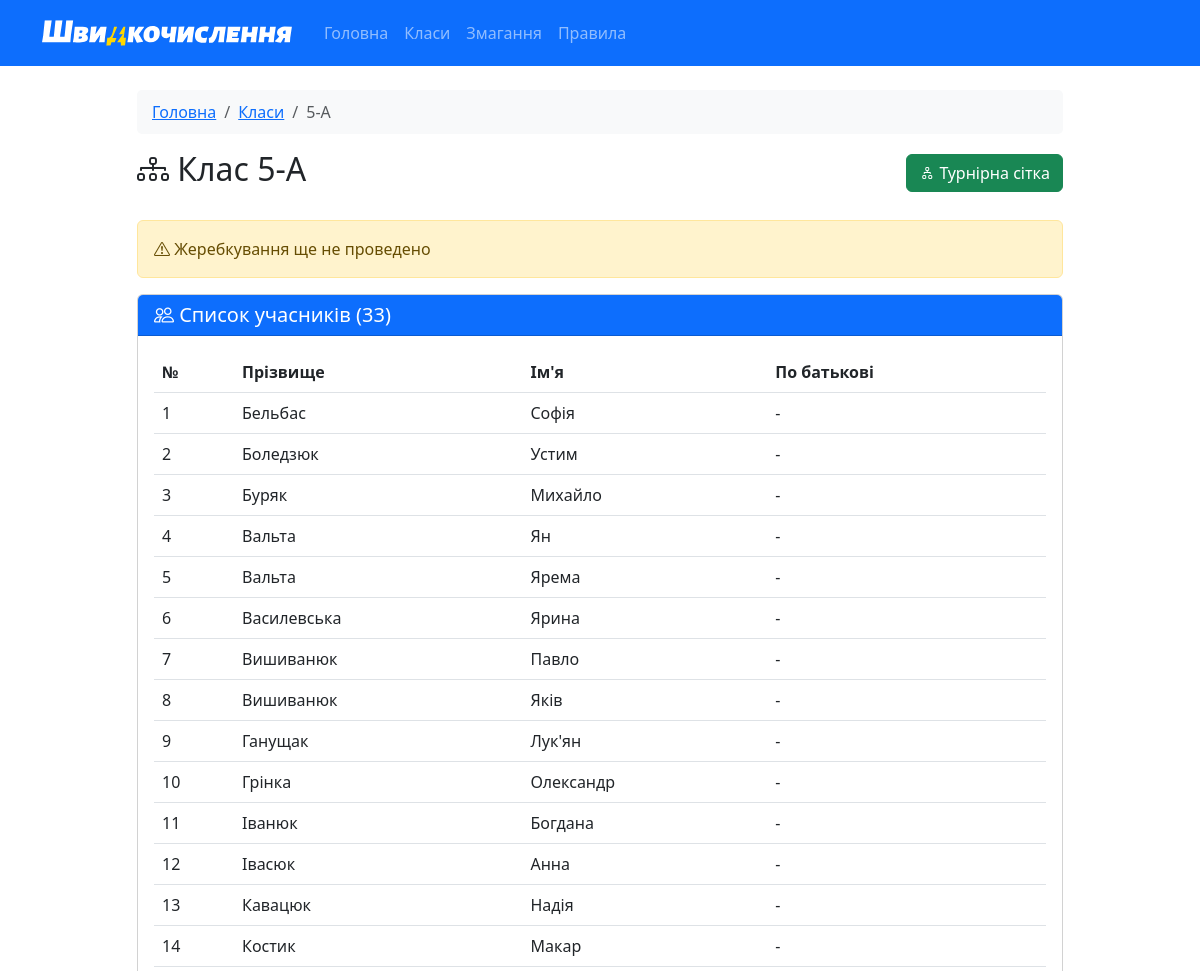
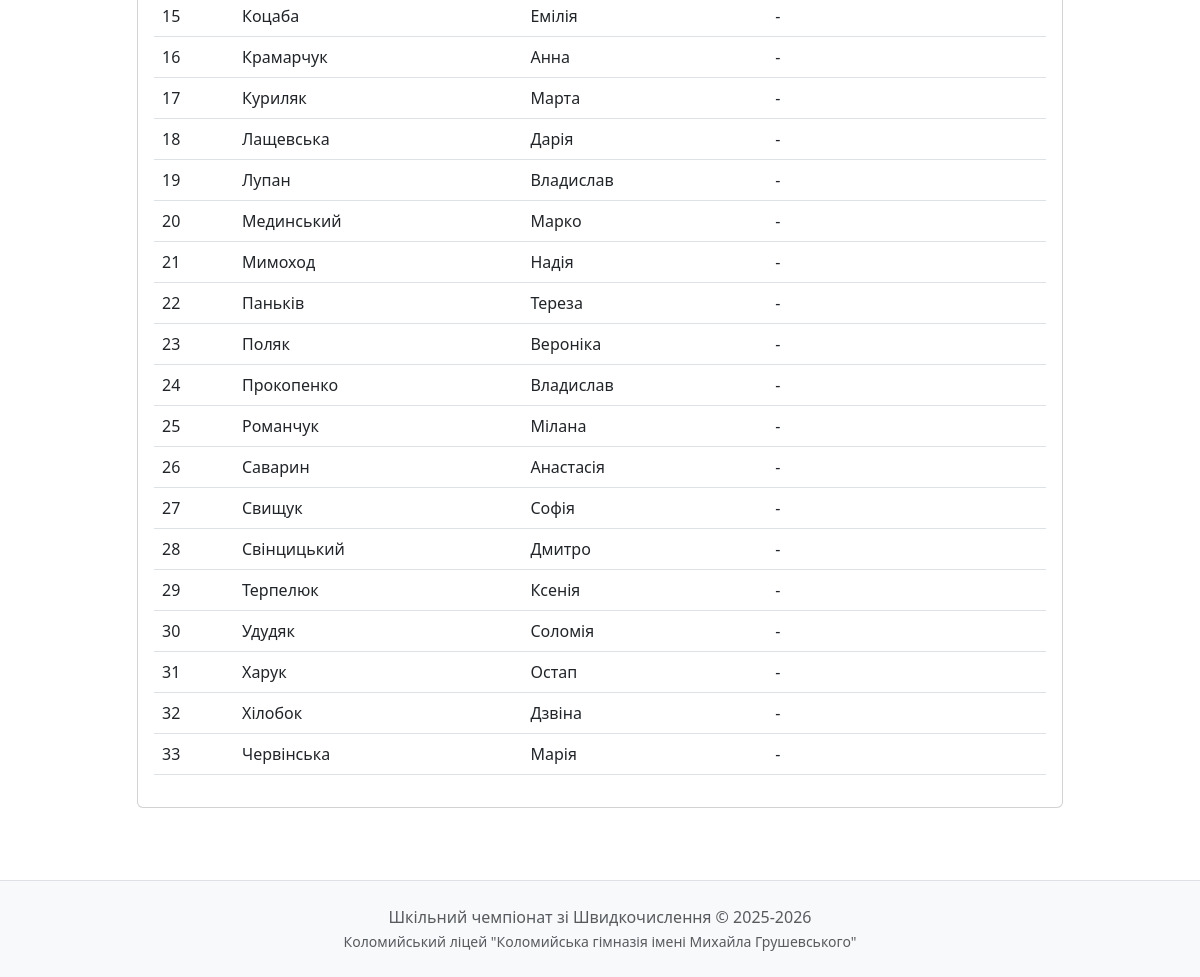
The app's page /class/5-А with its own data (2 pictures, top to bottom).
### models.py (models this page shows, shortened)
class Student(db.Model):
    id = db.Column(db.Integer, primary_key=True)
    first_name = db.Column(db.String(50), nullable=False)
    last_name = db.Column(db.String(50), nullable=False)
    patronymic = db.Column(db.String(50))
    class_name = db.Column(db.String(10), nullable=False)
    seed = db.Column(db.Integer)
    rating = db.Column(db.Float, default=0.0)  # Змінено на Float для 10.5 тощо
    has_bye = db.Column(db.Boolean, default=False)
    home_matches = db.relationship('Match', foreign_keys='Match.student1_id', backref='student1', lazy=True)
    away_matches = db.relationship('Match', foreign_keys='Match.student2_id', backref='student2', lazy=True)

### app.py (the view)
@app.route('/class/<class_name>')
def class_detail(class_name):
    students = Student.query.filter_by(class_name=class_name).order_by(Student.seed).all()
    has_draw = any(s.seed is not None for s in students)
    return render_template('class_detail.html',
                         class_name=class_name,
                         students=students,
                         has_draw=has_draw)

### templates/class_detail.html (shortened to what this page needs)
{% extends "base.html" %}
{% block content %}
<div class="row">
    <div class="col-md-10 mx-auto">
        <nav aria-label="breadcrumb">
            <ol class="breadcrumb">
                <li class="breadcrumb-item"><a href="{{ url_for('index') }}">Головна</a></li>
                <li class="breadcrumb-item"><a href="{{ url_for('classes') }}">Класи</a></li>
                <li class="breadcrumb-item active">{{ class_name }}</li>
            </ol>
        </nav>
        <div class="d-flex justify-content-between align-items-center mb-4">
            <h2><i class="bi bi-diagram-3"></i> Клас {{ class_name }}</h2>
            <a href="{{ url_for('bracket', class_name=class_name) }}" class="btn btn-success">
                <i class="bi bi-diagram-2"></i> Турнірна сітка
            </a>
        </div>
        {% if has_draw %}
        <div class="alert alert-success">
            <i class="bi bi-check-circle"></i> Жеребкування проведено
        </div>
        {% else %}
        <div class="alert alert-warning">
            <i class="bi bi-exclamation-triangle"></i> Жеребкування ще не проведено
        </div>
        {% endif %}
        <div class="card">
            <div class="card-header bg-primary text-white">
                <h5 class="mb-0">
                    <i class="bi bi-people"></i> Список учасників ({{ students|length }})
                </h5>
            </div>
            <div class="card-body">
                {% if students %}
                <div class="table-responsive">
                    <table class="table table-hover">
                        <thead>
                            <tr>
                                {% if has_draw %}
                                <th width="80">Номер</th>
                                {% else %}
                                <th width="80">№</th>
                                {% endif %}
                                <th>Прізвище</th>
                                <th>Ім'я</th>
                                <th>По батькові</th>
                            </tr>
                        </thead>
                        <tbody>
                            {% for student in students %}
                            <tr>
                                <td>
                                    {% if student.seed %}
                                        <span class="badge bg-primary">{{ student.seed }}</span>
                                    {% else %}
                                        {{ loop.index }}
                                    {% endif %}
                                </td>
                                <td>{{ student.last_name }}</td>
                                <td>{{ student.first_name }}</td>
                                <td>{{ student.patronymic or '-' }}</td>
                            </tr>
                            {% endfor %}
                        </tbody>
                    </table>
                </div>
                {% else %}
                <p class="text-muted text-center mb-0">Немає учасників</p>
                {% endif %}
            </div>
        </div>
    </div>
</div>
{% endblock %}

### static/css/style.css (style rules this page uses)
body { min-height: 100vh; display: flex; flex-direction: column; }
.card { transition: transform 0.2s, box-shadow 0.2s; }
.card, .alert { animation: fadeIn 0.3s ease-out; }
.btn { transition: all 0.2s; }
.breadcrumb { background: #f8f9fa; padding: 10px 15px; border-radius: 5px; }

### records on screen
Student: last_name "Бельбас", first_name "Софія", patronymic "-"
Student: last_name "Боледзюк", first_name "Устим", patronymic "-"
Student: last_name "Буряк", first_name "Михайло", patronymic "-"
Student: last_name "Вальта", first_name "Ян", patronymic "-"
Student: last_name "Вальта", first_name "Ярема", patronymic "-"
Student: last_name "Василевська", first_name "Ярина", patronymic "-"
Student: last_name "Вишиванюк", first_name "Павло", patronymic "-"
Student: last_name "Вишиванюк", first_name "Яків", patronymic "-"
Student: last_name "Ганущак", first_name "Лук'ян", patronymic "-"
Student: last_name "Грінка", first_name "Олександр", patronymic "-"
Student: last_name "Іванюк", first_name "Богдана", patronymic "-"
Student: last_name "Івасюк", first_name "Анна", patronymic "-"
Student: last_name "Кавацюк", first_name "Надія", patronymic "-"
Student: last_name "Костик", first_name "Макар", patronymic "-"
Student: last_name "Коцаба", first_name "Емілія", patronymic "-"
Student: last_name "Крамарчук", first_name "Анна", patronymic "-"
Student: last_name "Куриляк", first_name "Марта", patronymic "-"
Student: last_name "Лащевська", first_name "Дарія", patronymic "-"
Student: last_name "Лупан", first_name "Владислав", patronymic "-"
Student: last_name "Мединський", first_name "Марко", patronymic "-"
Student: last_name "Мимоход", first_name "Надія", patronymic "-"
Student: last_name "Паньків", first_name "Тереза", patronymic "-"
Student: last_name "Поляк", first_name "Вероніка", patronymic "-"
Student: last_name "Прокопенко", first_name "Владислав", patronymic "-"
Student: last_name "Романчук", first_name "Мілана", patronymic "-"
Student: last_name "Саварин", first_name "Анастасія", patronymic "-"
Student: last_name "Свищук", first_name "Софія", patronymic "-"
Student: last_name "Свінцицький", first_name "Дмитро", patronymic "-"
Student: last_name "Терпелюк", first_name "Ксенія", patronymic "-"
Student: last_name "Удудяк", first_name "Соломія", patronymic "-"
Student: last_name "Харук", first_name "Остап", patronymic "-"
Student: last_name "Хілобок", first_name "Дзвіна", patronymic "-"
Student: last_name "Червінська", first_name "Марія", patronymic "-"

### other values on screen
{{ class_name }} "5-А"
{{ students|length }} "33"
